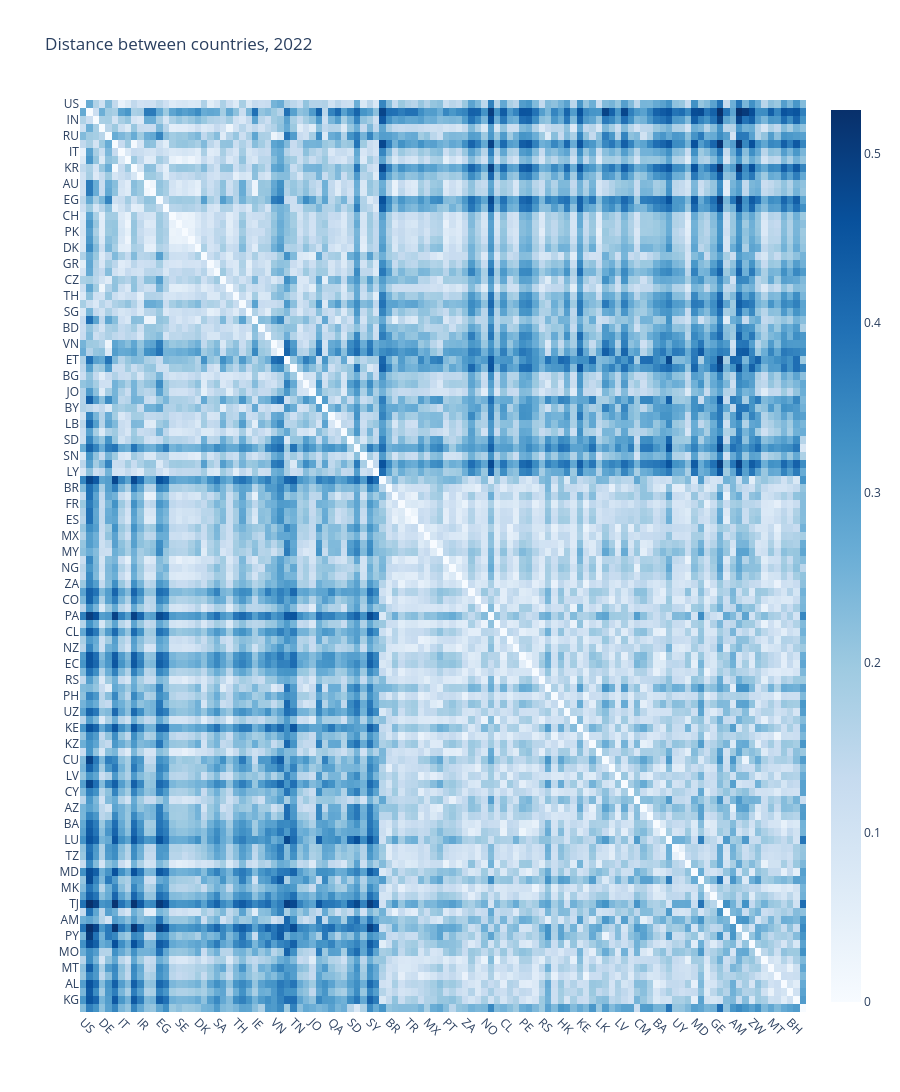

The code cell stored with this chart in its notebook:
### Code cell
country_labels = (
    df_map_clean_yearly.query("year==@year")
    .merge(df_cs_yearly.xs(year, level=1).sum(axis=1).to_frame("total"),
           left_on="country", right_index=True, how="left")
    .sort_values(["cluster", "total"], ascending=[True, False])["country"].to_list()
)

# y_labels = df_cs.sum(axis=1).sort_values(ascending=False).index.to_list()
# y_labels = df_dist.index.to_list()
uf.plotly_heatmap(
    df_dist_yearly.xs(year, level=1).loc[country_labels, country_labels],
    x_labels=country_labels,
    y_labels=country_labels,
    # z_min=0, z_max=1,
    colorscale="non-symmetrical",
    x_type="country",
    y_type="country",
    title=f"Distance between countries, {year}",
    line_height=10
)

### Figure 1 — Plotly figure (JSON) as saved in the notebook; plotly's stock layout.template omitted (floating-point values rounded to 4 significant figures; data arrays with more than 128 entries replaced by an {"elided": "..."} marker saying what was removed)
{"data": [{"colorscale": [[0, "rgb(247,251,255)"], [0.125, "rgb(222,235,247)"], [0.25, "rgb(198,219,239)"], [0.375, "rgb(158,202,225)"], [0.5, "rgb(107,174,214)"], [0.625, "rgb(66,146,198)"], [0.75, "rgb(33,113,181)"], [0.875, "rgb(8,81,156)"], [1, "rgb(8,48,107)"]], "customdata": {"elided": "114x114x2 str values"}, "hovertemplate": "<b>X: </b>%{customdata[0]}<br><b>Y: </b>%{customdata[1]}<br><b>Z: </b> %{z:.3f}<br><extra></extra>", "type": "heatmap", "x": ["US", "CN", "IN", "DE", "RU", "JP", "IT", "CA", "KR", "IR", "AU", "NL", "EG", "TW", "CH", "SE", "PK", "IL", "DK", "RO", "GR", "SA", "CZ", "AT", "TH", "IQ", "SG", "IE", "BD", "MA", "VN", "DZ", "ET", "TN", "BG", "AE", "JO", "NP", "BY", "QA", "LB", "KW", "SD", "CI", "SN", "SY", "LY", "ID", "BR", "GB", "FR", "TR", "ES", "PL", "MX", "UA", "MY", "PT", "NG", "BE", "ZA", "AR", "CO", "NO", "PA", "FI", "CL", "HU", "NZ", "PE", "EC", "HR", "RS", "SK", "PH", "HK", "UZ", "SI", "KE", "LT", "KZ", "LK", "CU", "GH", "LV", "CR", "CY", "CM", "AZ", "EE", "BA", "VE", "LU", "UY", "TZ", "OM", "MD", "UG", "MK", "GE", "TJ", "PR", "AM", "BO", "PY", "ZW", "MO", "PS", "MT", "IS", "AL", "BH", "KG", "BJ"], "y": ["US", "CN", "IN", "DE", "RU", "JP", "IT", "CA", "KR", "IR", "AU", "NL", "EG", "TW", "CH", "SE", "PK", "IL", "DK", "RO", "GR", "SA", "CZ", "AT", "TH", "IQ", "SG", "IE", "BD", "MA", "VN", "DZ", "ET", "TN", "BG", "AE", "JO", "NP", "BY", "QA", "LB", "KW", "SD", "CI", "SN", "SY", "LY", "ID", "BR", "GB", "FR", "TR", "ES", "PL", "MX", "UA", "MY", "PT", "NG", "BE", "ZA", "AR", "CO", "NO", "PA", "FI", "CL", "HU", "NZ", "PE", "EC", "HR", "RS", "SK", "PH", "HK", "UZ", "SI", "KE", "LT", "KZ", "LK", "CU", "GH", "LV", "CR", "CY", "CM", "AZ", "EE", "BA", "VE", "LU", "UY", "TZ", "OM", "MD", "UG", "MK", "GE", "TJ", "PR", "AM", "BO", "PY", "ZW", "MO", "PS", "MT", "IS", "AL", "BH", "KG", "BJ"], "z": {"elided": "114x114 float values"}}], "layout": {"height": 1140, "title": {"text": "Distance between countries, 2022"}, "xaxis": {"automargin": true, "tickangle": 45}, "yaxis": {"automargin": true, "autorange": "reversed"}}}
